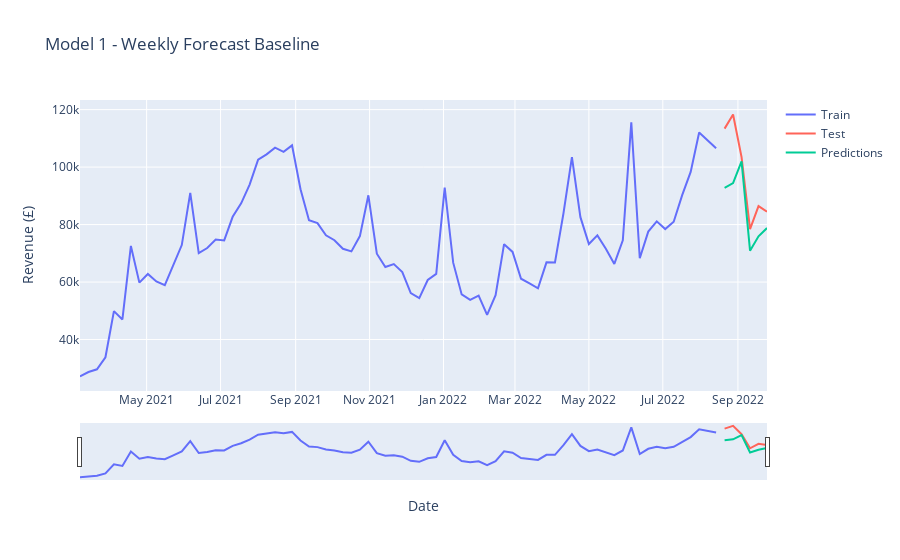

Notebook cell for this chart:
### Code cell
bakery.full_lreg(independent_variables, train_weekly['Total_Revenue'], X_test_weekly,
                 train_weekly, test_weekly, 'Model 1 - Weekly Forecast Baseline',
                 test_weekly['Total_Revenue'], 'weekly forecast')
